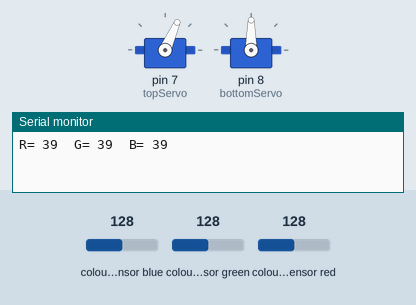
Simulated run of this sketch. Board: Arduino Uno, built with avr-gcc and run on an emulated ATmega328P. Shown: 2 × servo, the last lines printed to the serial monitor. Wiring (inferred from the names in the program): TCS3200 colour sensor: output pin 6; S2 pin 4; S3 pin 5; S0 pin 2; S1 pin 3. The inputs (shaded band) are chosen by the test bench; at power-on: colour sensor green 128, colour sensor blue 128, colour sensor red 128.

Above: at 1.2 s.
1.3 s: colour sensor green set to 122
At 2.4 s:
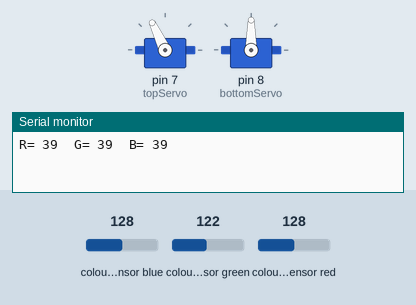
At 5.0 s:
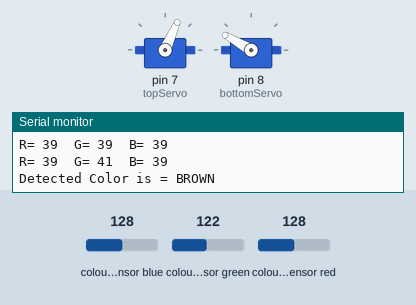
Timing chart, 0 to 10.3 s (numbered marks = the images above; inputs shaded):
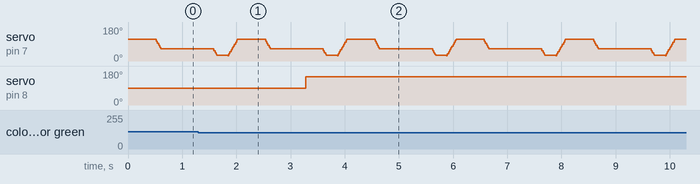

The sketch:

color_mesine.ino
```cpp
#include <Servo.h>
#define S0 2
#define S1 3
#define S2 4
#define S3 5
#define sensorOut 6
Servo topServo;
Servo bottomServo;
int frequency = 0;
int color=0;
void setup() {
  pinMode(S0, OUTPUT);
  pinMode(S1, OUTPUT);
  pinMode(S2, OUTPUT);
  pinMode(S3, OUTPUT);
  pinMode(sensorOut, INPUT);
  // Setting frequency-scaling to 20%
  digitalWrite(S0, HIGH);
  digitalWrite(S1, LOW);
  topServo.attach(7);
  bottomServo.attach(8);
  Serial.begin(9600);
}
void loop() {
  topServo.write(115);
  delay(500);

  for(int i = 115; i > 65; i--) {
    topServo.write(i);
    delay(2);
  }
  delay(500);

  color = readColor();
  delay(10);
  switch (color) {
    case 1:
    bottomServo.write(50);
    break;
    case 2:
    bottomServo.write(75);
    break;
    case 3:
    bottomServo.write(100);
    break;
    case 4:
    bottomServo.write(125);
    break;
    case 5:
    bottomServo.write(150);
    break;
    case 6:
    bottomServo.write(175);
    break;

    case 0:
    break;
  }
  delay(300);

  for(int i = 65; i > 29; i--) {
    topServo.write(i);
    delay(2);
  }
  delay(200);

  for(int i = 29; i < 115; i++) {
    topServo.write(i);
    delay(2);
  }
  color=0;
}
// Custom Function - readColor()
int readColor() {
  // Setting red filtered photodiodes to be read
  digitalWrite(S2, LOW);
  digitalWrite(S3, LOW);
  // Reading the output frequency
  frequency = pulseIn(sensorOut, LOW);
  int R = frequency;
  // Printing the value on the serial monitor
  Serial.print("R= ");//printing name
  Serial.print(frequency);//printing RED color frequency
  Serial.print("  ");
  delay(50);
  // Setting Green filtered photodiodes to be read
  digitalWrite(S2, HIGH);
  digitalWrite(S3, HIGH);
  // Reading the output frequency
  frequency = pulseIn(sensorOut, LOW);
  int G = frequency;
  // Printing the value on the serial monitor
  Serial.print("G= ");//printing name
  Serial.print(frequency);//printing RED color frequency
  Serial.print("  ");
  delay(50);
  // Setting Blue filtered photodiodes to be read
  digitalWrite(S2, LOW);
  digitalWrite(S3, HIGH);
  // Reading the output frequency
  frequency = pulseIn(sensorOut, LOW);
  int B = frequency;
  // Printing the value on the serial monitor
  Serial.print("B= ");//printing name
  Serial.print(frequency);//printing RED color frequency
  Serial.println("  ");
  delay(50);

  if(G<0 & G>0 & B<0 &B>0){
    color = 1; // Orange
    Serial.print("Detected Color is = ");
    Serial.println("Orange");
  }
  else if(R<40 & R>34 & G<39 & G>32){
    color = 3; // Green
    Serial.print("Detected Color is = ");
    Serial.println("Green");
  }
  else if(R<38 & R>25 & B<35 & B>29){
    color = 4; // Yellow
    Serial.print("Detected Color is = ");
    Serial.println("YELLOW");
  }
  else if(R<40 & R>33 & G<49 & G>40 ){
    color = 5; // Brown
    Serial.print("Detected Color is = ");
    Serial.println("BROWN");
  }
  else if(R<0 & R>0 & G<0 & G>0){
    color = 0;// Red
    Serial.print("Detected Color is = ");
    Serial.println("RED");
  }
  else if (G<39 & G>28 & B<30 &B>23){
    color = 6; // Blue
    Serial.print("Detected Color is = ");
    Serial.println("BLUE");
  }
  return color;
}
```

Measured:
- the behaviour switches between 125 and 124 on colour sensor green (found by bisection; images 0 and 1)
- after the input at 1.3 s, servo on pin 8 (bottomServo): 90° → 150° after 2.0 s
